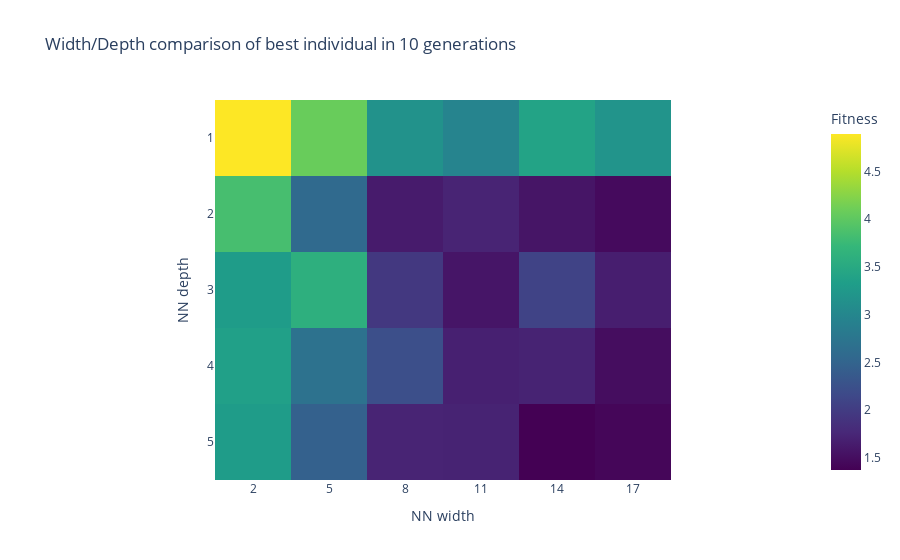

Notebook source saved alongside this figure:
### Code cell
fitness = np.mean(np.array(best_solution_fitness), axis=2)

df = px.data.medals_wide(indexed=True)
fig = px.imshow(
    fitness.T,
    title="Width/Depth comparison of best individual in {} generations".format(parameters["num_generations"]),
    labels=dict(x="NN width", y="NN depth", color="Fitness"),
    x=list(map(str,width)), 
    y=list(map(str,depth)),
    color_continuous_scale=px.colors.sequential.Viridis,
)
fig.show()

### Figure 1 — Plotly figure (JSON) as saved in the notebook; plotly's stock layout.template omitted (floating-point values rounded to 4 significant figures)
{"data": [{"coloraxis": "coloraxis", "hovertemplate": "NN width: %{x}<br>NN depth: %{y}<br>Fitness: %{z}<extra></extra>", "name": "0", "type": "heatmap", "x": ["2", "5", "8", "11", "14", "17"], "xaxis": "x", "y": ["1", "2", "3", "4", "5"], "yaxis": "y", "z": [[4.891, 4.069, 3.156, 2.957, 3.402, 3.187], [3.842, 2.581, 1.63, 1.719, 1.569, 1.467], [3.303, 3.595, 1.947, 1.576, 2.084, 1.664], [3.354, 2.703, 2.224, 1.686, 1.712, 1.493], [3.305, 2.455, 1.719, 1.712, 1.372, 1.424]]}], "layout": {"coloraxis": {"colorbar": {"title": {"text": "Fitness"}}, "colorscale": [[0, "#440154"], [0.1111, "#482878"], [0.2222, "#3e4989"], [0.3333, "#31688e"], [0.4444, "#26828e"], [0.5556, "#1f9e89"], [0.6667, "#35b779"], [0.7778, "#6ece58"], [0.8889, "#b5de2b"], [1, "#fde725"]]}, "title": {"text": "Width/Depth comparison of best individual in 10 generations"}, "xaxis": {"anchor": "y", "constrain": "domain", "domain": [0, 1], "scaleanchor": "y", "title": {"text": "NN width"}}, "yaxis": {"anchor": "x", "autorange": "reversed", "constrain": "domain", "domain": [0, 1], "title": {"text": "NN depth"}}}}
